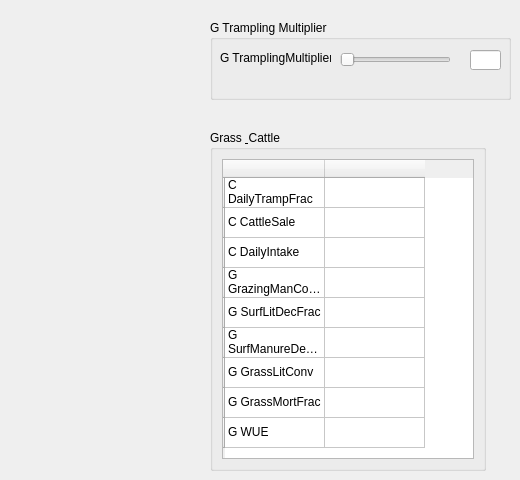
      <widget class="QWidget" name="tab_8">
       <attribute name="title">
        <string>Grass and Cattle</string>
       </attribute>
       <widget class="QGroupBox" name="groupBox_17">
        <property name="geometry">
         <rect>
          <x>210</x>
          <y>20</y>
          <width>301</width>
          <height>80</height>
         </rect>
        </property>
        <property name="title">
         <string>G Trampling Multiplier</string>
        </property>
        <widget class="QLabel" name="label_40">
         <property name="geometry">
          <rect>
           <x>10</x>
           <y>30</y>
           <width>111</width>
           <height>16</height>
          </rect>
         </property>
         <property name="text">
          <string>G TramplingMultiplier</string>
         </property>
        </widget>
        <widget class="QSlider" name="horizontalSlider_38">
         <property name="geometry">
          <rect>
           <x>130</x>
           <y>30</y>
           <width>111</width>
           <height>19</height>
          </rect>
         </property>
         <property name="orientation">
          <enum>Qt::Horizontal</enum>
         </property>
        </widget>
        <widget class="QLineEdit" name="lineEdit_39">
         <property name="geometry">
          <rect>
           <x>260</x>
           <y>30</y>
           <width>31</width>
           <height>20</height>
          </rect>
         </property>
        </widget>
       </widget>
       <widget class="QGroupBox" name="groupBox_18">
        <property name="geometry">
         <rect>
          <x>210</x>
          <y>130</y>
          <width>276</width>
          <height>341</height>
         </rect>
        </property>
        <property name="title">
         <string>Grass &amp; Cattle</string>
        </property>
        <layout class="QGridLayout" name="gridLayout_2">
         <item row="0" column="0">
          <widget class="QTableWidget" name="tableWidget">
           <row>
            <property name="text">
             <string/>
            </property>
           </row>
           <row>
            <property name="text">
             <string/>
            </property>
           </row>
           <row>
            <property name="text">
             <string/>
            </property>
           </row>
           <row>
            <property name="text">
             <string/>
            </property>
           </row>
           <row>
            <property name="text">
             <string/>
            </property>
           </row>
           <row>
            <property name="text">
             <string/>
            </property>
           </row>
           <row>
            <property name="text">
             <string/>
            </property>
           </row>
           <row>
            <property name="text">
             <string/>
            </property>
           </row>
           <row>
            <property name="text">
             <string/>
            </property>
           </row>
           <column>
            <property name="text">
             <string/>
            </property>
           </column>
           <column>
            <property name="text">
             <string/>
            </property>
           </column>
           <item row="0" column="0">
            <property name="text">
             <string>C DailyTrampFrac</string>
            </property>
           </item>
           <item row="1" column="0">
            <property name="text">
             <string>C CattleSale</string>
            </property>
           </item>
           <item row="1" column="1">
            <property name="text">
             <string/>
            </property>
           </item>
           <item row="2" column="0">
            <property name="text">
             <string>C DailyIntake</string>
            </property>
           </item>
           <item row="3" column="0">
            <property name="text">
             <string>G GrazingManConv</string>
            </property>
           </item>
           <item row="4" column="0">
            <property name="text">
             <string>G SurfLitDecFrac</string>
            </property>
           </item>
           <item row="5" column="0">
            <property name="text">
             <string>G SurfManureDecFrac</string>
            </property>
           </item>
           <item row="6" column="0">
            <property name="text">
             <string>G GrassLitConv</string>
            </property>
           </item>
           <item row="7" column="0">
            <property name="text">
             <string>G GrassMortFrac</string>
            </property>
           </item>
           <item row="8" column="0">
            <property name="text">
             <string>G WUE</string>
            </property>
           </item>
          </widget>
         </item>
        </layout>
       </widget>
      </widget>
